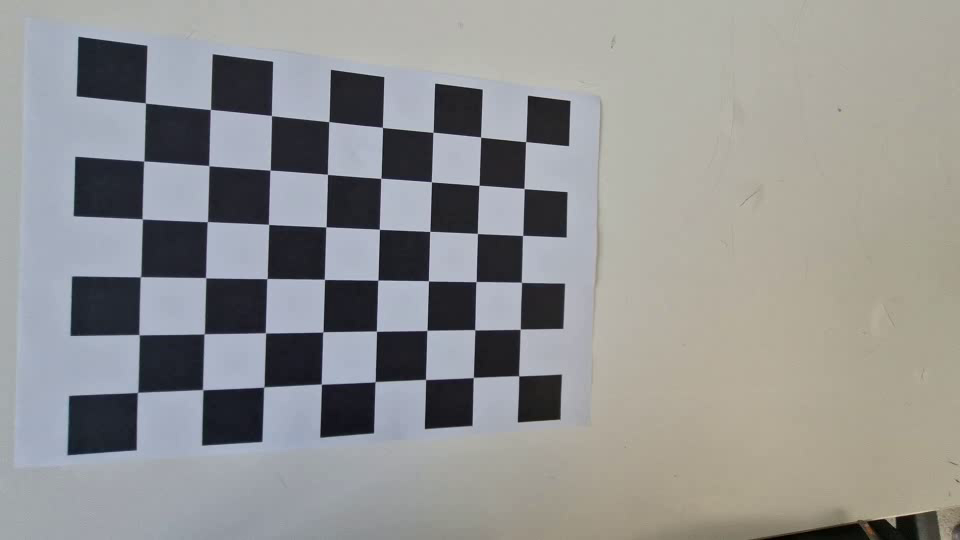
#> input picture frame 36 of data/newchessboard.mp4, 960 x 540 px
$ python 'object visualization.py'
#> lines starting #> are read from the running program, lines starting #| are printed output that depends on the picture; after the words box and inside, x2 and y2 are one past the last pixel; in counts of white or black regions, pixels touching at a corner belong together
import numpy as np
import cv2 as cv

# The given video and calibration data
video_file = 'data/newchessboard.mp4'
K = np.array([[483.63276949,   0,         489.78786419],
              [0,         482.20222809, 258.33907507],
              [0,           0,           1]])
dist_coeff = np.array([-0.0330968, 0.1257044, 0.00088757, 0.00367228, -0.11900001])
# 이전에 수행한 결과가 적합하지 않아서, 다시 n select를 40번 수행하여 나온 calibration 결과를 사용함
board_pattern = (8, 6)
board_cellsize = 0.025
board_criteria = cv.CALIB_CB_ADAPTIVE_THRESH + cv.CALIB_CB_NORMALIZE_IMAGE + cv.CALIB_CB_FAST_CHECK

# Open a video
video = cv.VideoCapture(video_file)
assert video.isOpened(), 'Cannot read the given input, ' + video_file

# Prepare a 3D box for simple AR
# 사다리꼴 형 사각기둥 모양으로 변형 : x축 방향으로 늘어나고 높이는 2를 유지하고, 윗면의 면적이 더 넓어지도록 변형
box_lower = board_cellsize * np.array([[4, 3,  0],   # 왼쪽 아래
                                       [5, 3,  0],   # 오른쪽 아래
                                       [4, 4,  0],  # 왼쪽 위
                                       [5, 4,  0]])  # 오른쪽 위

box_upper = board_cellsize * np.array([[6, 2, -2], # 왼쪽 아래
                                       [7, 2, -2], # 오른쪽 아래
                                       [6, 5, -2], # 왼쪽 위
                                       [7, 5, -2]])  # 오른쪽 위


# Prepare 3D points on a chessboard
obj_points = board_cellsize * np.array([[c, r, 0] for r in range(board_pattern[1]) for c in range(board_pattern[0])])

# Run pose estimation
while True:
    # Read an image from the video
    valid, img = video.read()
#> img is the input picture: shape (540, 960, 3); mean B, G, R 146.1, 146.8, 146.5
    if not valid:
        break

    # Estimate the camera pose
    success, img_points = cv.findChessboardCorners(img, board_pattern, board_criteria)
#> success = True; img_points = 48 rows, first 8: [145.6, 102.5], [210.3, 109.4], [271.2, 115.6], [328.8, 121.7], [382.5, 127.5], [433, 132.1], [481, 136.9], [525.5, 142]
    if success:
        ret, rvec, tvec = cv.solvePnP(obj_points, img_points, K, dist_coeff)
#> ret = True; rvec = [0.0131, -0.295, 0.0298]; tvec = [-0.148, -0.067, 0.206]

        # Draw the box on the image
        line_lower, _ = cv.projectPoints(box_lower, rvec, tvec, K, dist_coeff)
#> line_lower = [[377.7, 280.1], [428.3, 280.9], [376.3, 331], [426.9, 330.3]]
        line_upper, _ = cv.projectPoints(box_upper, rvec, tvec, K, dist_coeff)
#> line_upper = [[509.5, 229.6], [564.1, 232.2], [504, 407.6], [558.5, 404.1]]
        cv.polylines(img, [np.int32(line_lower)], True, (255, 0, 0), 2)
        cv.polylines(img, [np.int32(line_upper)], True, (0, 0, 255), 2)
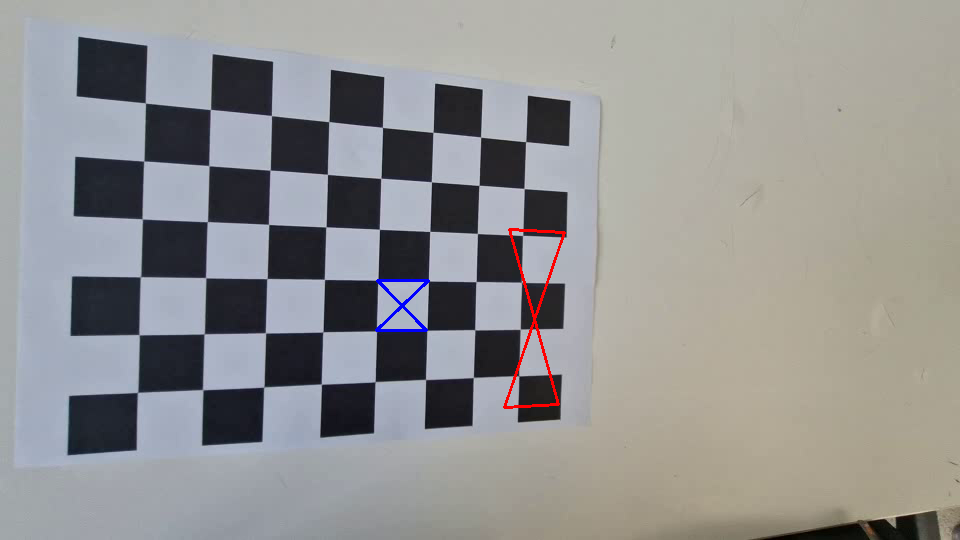
#> img: shape (540, 960, 3); mean B, G, R 146, 146.3, 146.7
        for b, t in zip(line_lower, line_upper):
            cv.line(img, np.int32(b.flatten()), np.int32(t.flatten()), (0, 255, 0), 2)
#> this loop made 4 passes
#> (b, t) on passes 1 to 4: ([[377.7, 280.1]], [[509.5, 229.6]]), ([[428.3, 280.9]], [[564.1, 232.2]]), ([[376.3, 331]], [[504, 407.6]]), ([[426.9, 330.3]], [[558.5, 404.1]])
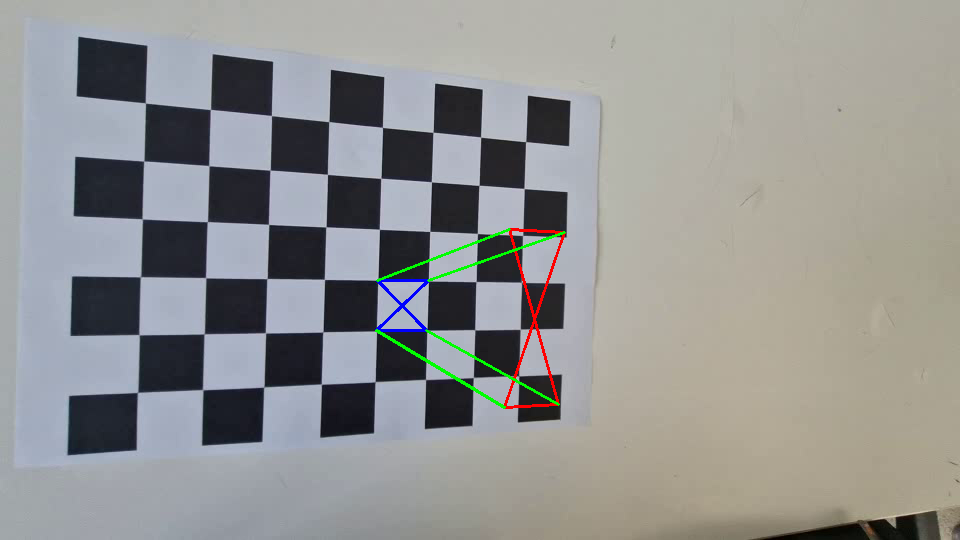
#> img: shape (540, 960, 3); 0.33% of pixels changed, all inside (x1, y1, x2, y2) = (375, 228, 566, 409)

        # Print the camera position
        R, _ = cv.Rodrigues(rvec) # Alternative) `scipy.spatial.transform.Rotation`
#> R = [[0.956, -0.0313, -0.29], [0.0275, 0.999, -0.0173], [0.291, 0.00855, 0.957]]
        p = (-R.T @ tvec).flatten()
#> p = [0.0836, 0.0606, -0.241]
        info = f'XYZ: [{p[0]:.3f} {p[1]:.3f} {p[2]:.3f}]'
#> info = 'XYZ: [0.084 0.061 -0.241]'
        cv.putText(img, info, (10, 25), cv.FONT_HERSHEY_DUPLEX, 0.6, (0, 255, 0))
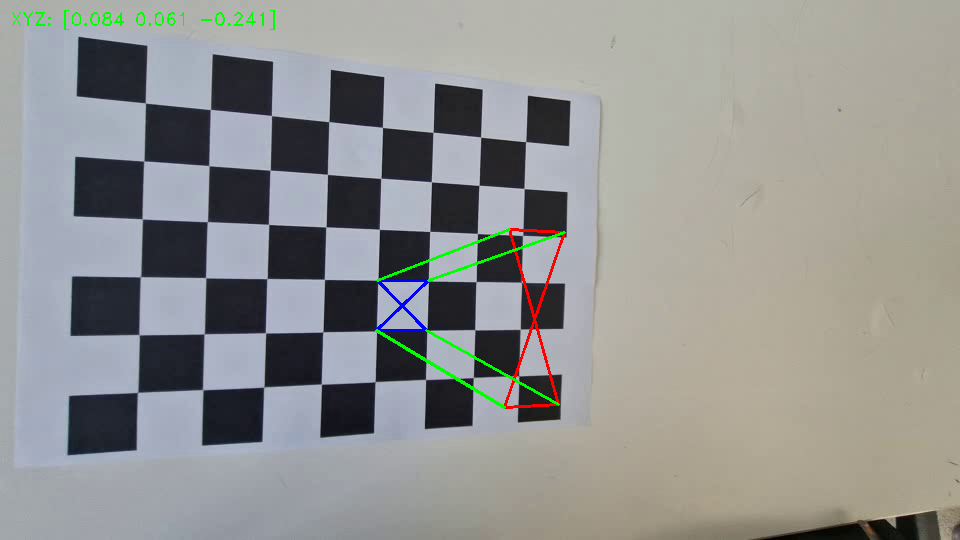
#> img: shape (540, 960, 3); 0.16% of pixels changed, all inside (x1, y1, x2, y2) = (12, 10, 275, 30)

    # Show the image and process the key event
    cv.imshow('Pose Estimation (Chessboard)', img)
    key = cv.waitKey(10)
#> (key Esc is pressed here)
    if key == ord(' '):
        key = cv.waitKey()
    if key == 27: # ESC
        break

video.release()
cv.destroyAllWindows()

$ run again, starting later in the video
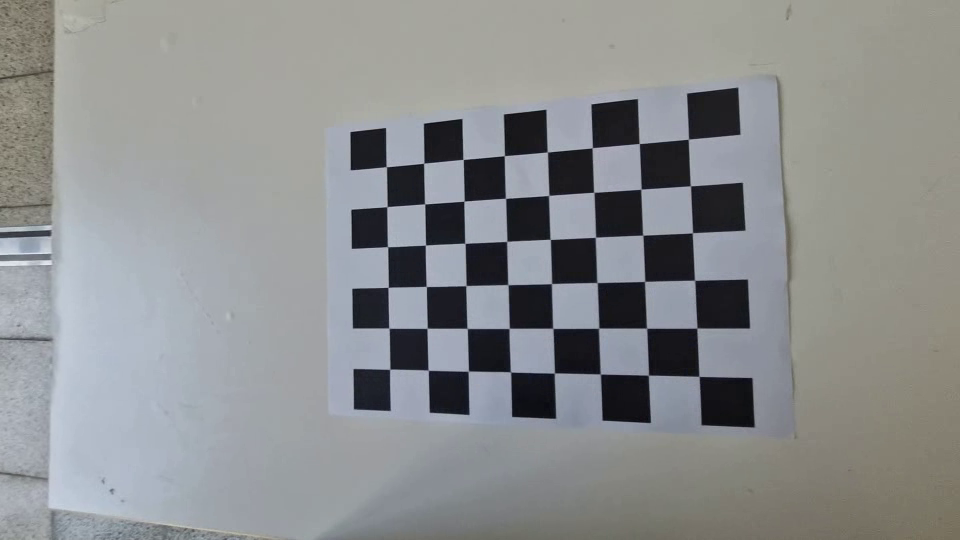
#> input picture frame 165 of data/newchessboard.mp4, 960 x 540 px
#> img is the input picture: shape (540, 960, 3); mean B, G, R 142.7, 142, 139.9
#> success = True; img_points = 48 rows, first 8: [386.4, 166.8], [423.6, 163.1], [463.2, 159.3], [504.3, 155.7], [547.3, 152], [592.1, 147.8], [639.7, 143.3], [688.6, 139.4]
#> ret = True; rvec = [-0.0361, 0.244, -0.0319]; tvec = [-0.0644, -0.0571, 0.299]
#> line_lower = [[551.5, 283.6], [597.1, 282.6], [552.9, 328.2], [598.7, 328.1]]
#> line_upper = [[650.3, 226.3], [712.2, 223.3], [657.5, 398.5], [720.8, 400.9]]
#> the loop `for b, t in zip(line_lower, line_upper):` made 4 passes
#> (b, t) on passes 1 to 4: ([[551.5, 283.6]], [[650.3, 226.3]]), ([[597.1, 282.6]], [[712.2, 223.3]]), ([[552.9, 328.2]], [[657.5, 398.5]]), ([[598.7, 328.1]], [[720.8, 400.9]])
#> after the loop `for b, t in zip(line_lower, line_upper):`:
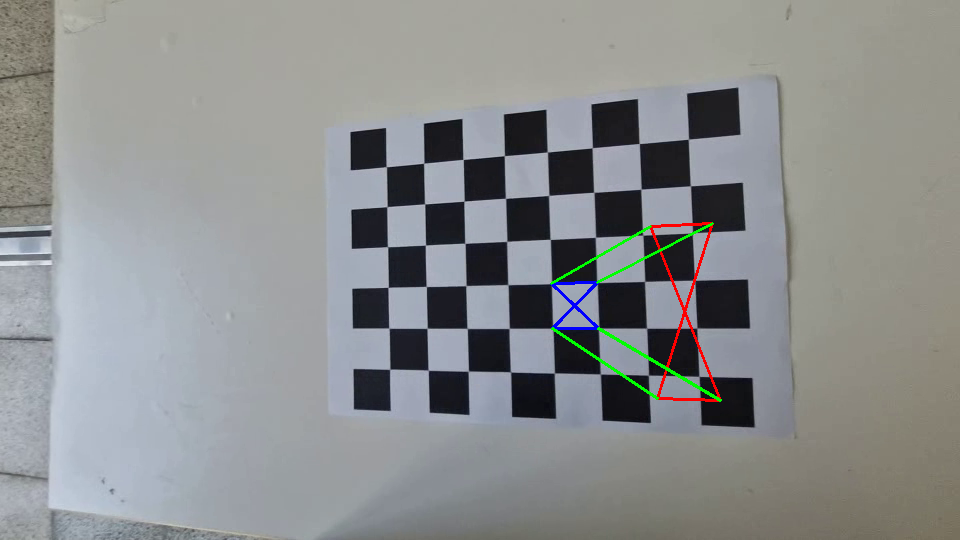
#> img: shape (540, 960, 3); mean B, G, R 142.3, 142, 139.9
#> R = [[0.97, 0.0272, 0.242], [-0.036, 0.999, 0.0319], [-0.241, -0.0396, 0.97]]
#> p = [0.132, 0.0706, -0.272]
#> info = 'XYZ: [0.132 0.071 -0.272]'
#> `cv.putText(img, info, (10, 25), cv.FONT_HERSHEY_DUPLEX, 0.6, (0, 255, ..`:
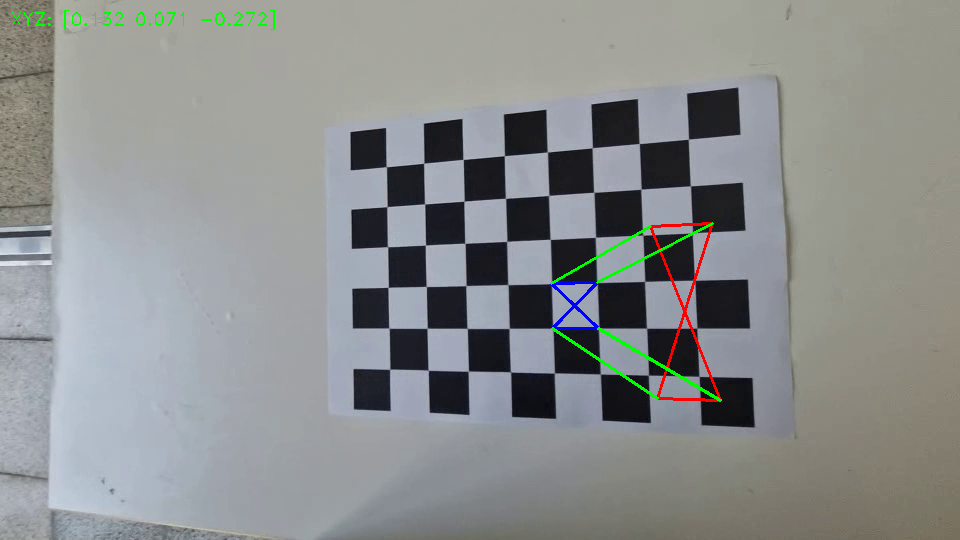
#> img: shape (540, 960, 3); 0.15% of pixels changed, all inside (x1, y1, x2, y2) = (12, 10, 275, 30)

$ run again, starting later in the video
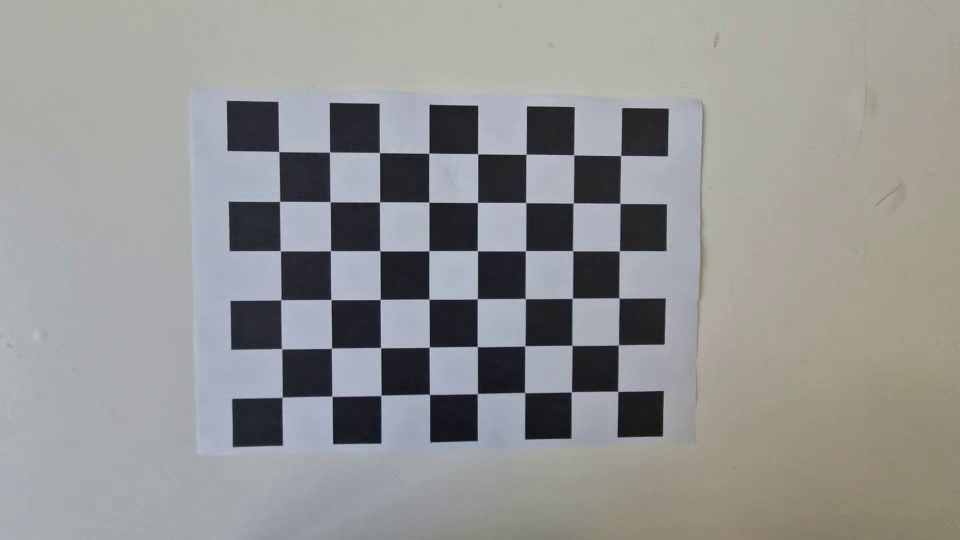
#> input picture frame 294 of data/newchessboard.mp4, 960 x 540 px
#> img is the input picture: shape (540, 960, 3); mean B, G, R 147.5, 148.5, 148.2
#> success = True; img_points = 48 rows, first 8: [278.7, 151.5], [329.6, 151.8], [379.3, 152.5], [429, 153.1], [478, 153.9], [525.9, 153.9], [573.8, 154.8], [620.9, 155.5]
#> ret = True; rvec = [0.0376, -0.0679, 0.000678]; tvec = [-0.106, -0.0539, 0.241]
#> line_lower = [[477.4, 298.8], [525.2, 298.5], [477.4, 346.4], [525, 345.8]]
#> line_upper = [[601.3, 253.4], [659.3, 253.4], [599.6, 428.6], [657, 427.4]]
#> the loop `for b, t in zip(line_lower, line_upper):` made 4 passes
#> (b, t) on passes 1 to 4: ([[477.4, 298.8]], [[601.3, 253.4]]), ([[525.2, 298.5]], [[659.3, 253.4]]), ([[477.4, 346.4]], [[599.6, 428.6]]), ([[525, 345.8]], [[657, 427.4]])
#> after the loop `for b, t in zip(line_lower, line_upper):`:
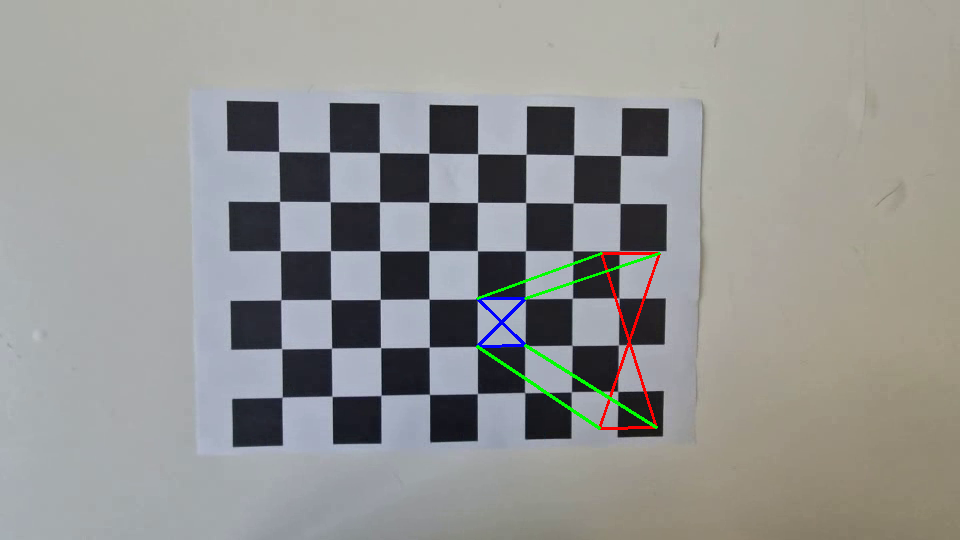
#> img: shape (540, 960, 3); mean B, G, R 147, 148.6, 148.1
#> R = [[0.998, -0.00195, -0.0679], [-0.0006, 0.999, -0.0376], [0.0679, 0.0375, 0.997]]
#> p = [0.0894, 0.0445, -0.25]
#> info = 'XYZ: [0.089 0.045 -0.250]'
#> `cv.putText(img, info, (10, 25), cv.FONT_HERSHEY_DUPLEX, 0.6, (0, 255, ..`:
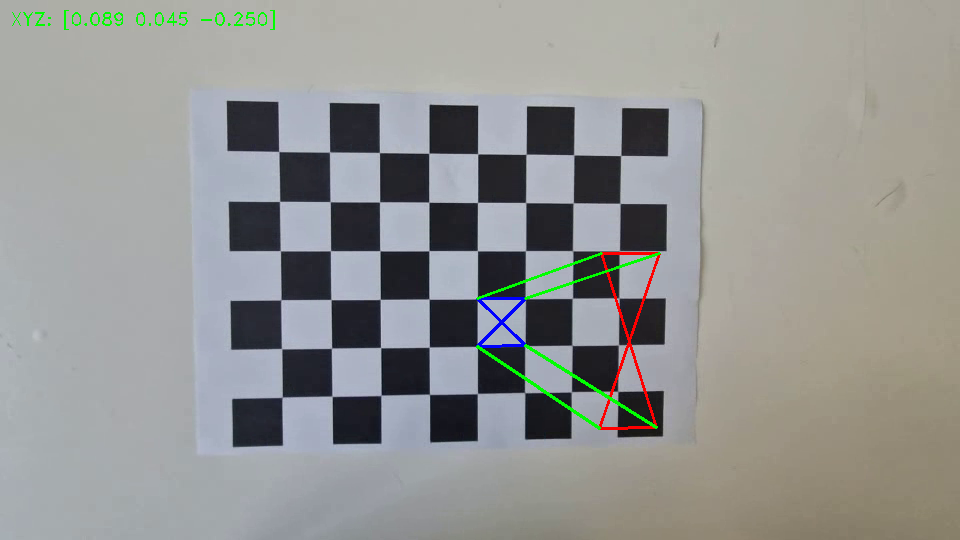
#> img: shape (540, 960, 3); 0.17% of pixels changed, all inside (x1, y1, x2, y2) = (12, 10, 275, 30)
